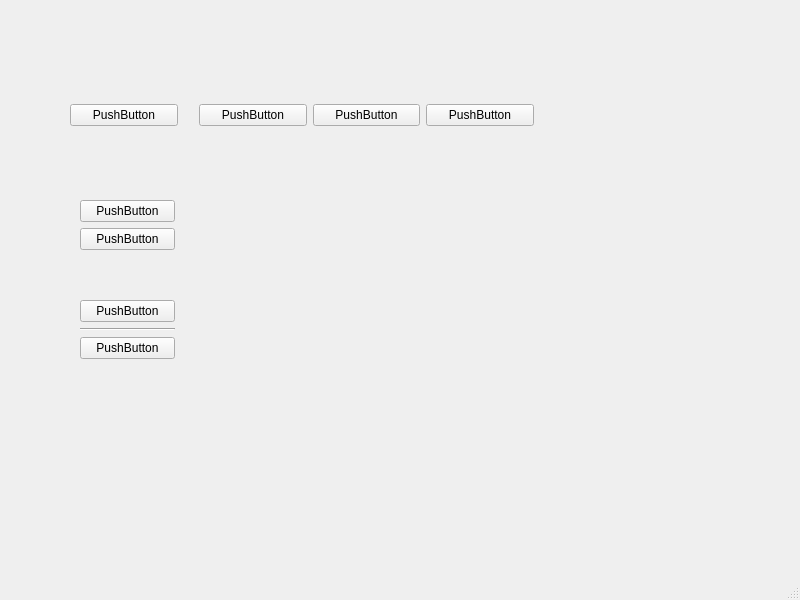
<?xml version="1.0" encoding="UTF-8"?>
<ui version="4.0">
 <class>MainWindow</class>
 <widget class="QMainWindow" name="MainWindow">
  <property name="geometry">
   <rect>
    <x>0</x>
    <y>0</y>
    <width>800</width>
    <height>600</height>
   </rect>
  </property>
  <property name="windowTitle">
   <string>MainWindow</string>
  </property>
  <widget class="QWidget" name="centralwidget">
   <widget class="QWidget" name="">
    <property name="geometry">
     <rect>
      <x>70</x>
      <y>100</y>
      <width>464</width>
      <height>30</height>
     </rect>
    </property>
    <layout class="QHBoxLayout" name="horizontalLayout">
     <item>
      <widget class="QPushButton" name="pushButton">
       <property name="text">
        <string>PushButton</string>
       </property>
      </widget>
     </item>
     <item>
      <spacer name="horizontalSpacer">
       <property name="orientation">
        <enum>Qt::Horizontal</enum>
       </property>
       <property name="sizeType">
        <enum>QSizePolicy::Fixed</enum>
       </property>
       <property name="sizeHint" stdset="0">
        <size>
         <width>15</width>
         <height>20</height>
        </size>
       </property>
      </spacer>
     </item>
     <item>
      <widget class="QPushButton" name="pushButton_2">
       <property name="text">
        <string>PushButton</string>
       </property>
      </widget>
     </item>
     <item>
      <widget class="QPushButton" name="pushButton_3">
       <property name="text">
        <string>PushButton</string>
       </property>
      </widget>
     </item>
     <item>
      <widget class="QPushButton" name="pushButton_4">
       <property name="text">
        <string>PushButton</string>
       </property>
      </widget>
     </item>
    </layout>
   </widget>
   <widget class="QWidget" name="">
    <property name="geometry">
     <rect>
      <x>80</x>
      <y>200</y>
      <width>95</width>
      <height>159</height>
     </rect>
    </property>
    <layout class="QVBoxLayout" name="verticalLayout">
     <item>
      <widget class="QPushButton" name="pushButton_5">
       <property name="text">
        <string>PushButton</string>
       </property>
      </widget>
     </item>
     <item>
      <widget class="QPushButton" name="pushButton_6">
       <property name="text">
        <string>PushButton</string>
       </property>
      </widget>
     </item>
     <item>
      <spacer name="verticalSpacer">
       <property name="orientation">
        <enum>Qt::Vertical</enum>
       </property>
       <property name="sizeHint" stdset="0">
        <size>
         <width>20</width>
         <height>40</height>
        </size>
       </property>
      </spacer>
     </item>
     <item>
      <spacer name="verticalSpacer_2">
       <property name="orientation">
        <enum>Qt::Vertical</enum>
       </property>
       <property name="sizeHint" stdset="0">
        <size>
         <width>40</width>
         <height>40</height>
        </size>
       </property>
      </spacer>
     </item>
     <item>
      <widget class="QPushButton" name="pushButton_7">
       <property name="text">
        <string>PushButton</string>
       </property>
      </widget>
     </item>
     <item>
      <widget class="Line" name="line">
       <property name="orientation">
        <enum>Qt::Horizontal</enum>
       </property>
      </widget>
     </item>
     <item>
      <widget class="QPushButton" name="pushButton_8">
       <property name="text">
        <string>PushButton</string>
       </property>
      </widget>
     </item>
    </layout>
   </widget>
  </widget>
  <widget class="QMenuBar" name="menubar">
   <property name="geometry">
    <rect>
     <x>0</x>
     <y>0</y>
     <width>800</width>
     <height>26</height>
    </rect>
   </property>
  </widget>
  <widget class="QStatusBar" name="statusbar"/>
 </widget>
 <resources/>
 <connections/>
</ui>
